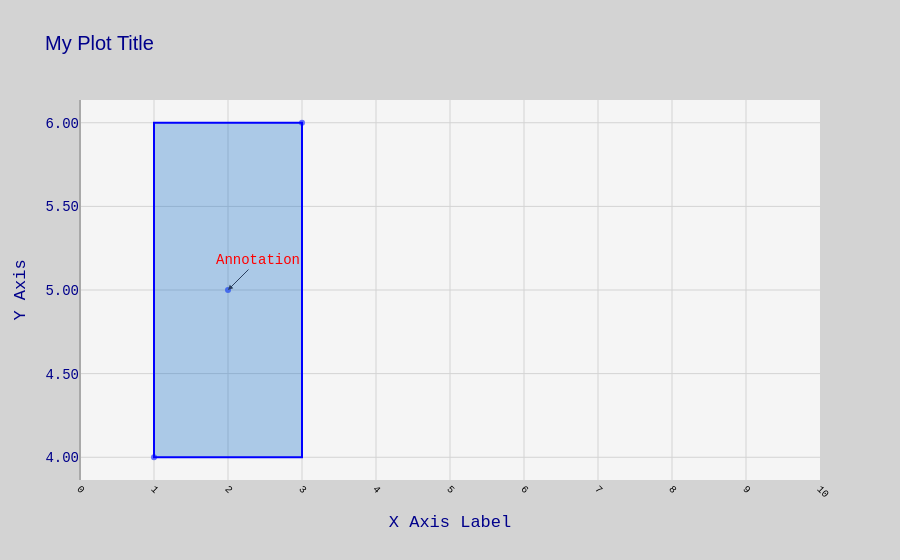

The cell this chart's notebook holds for it:
### Code cell
# shapes
fig.add_shape(
    type='rect',
    x0=1, x1=3, y0=4, y1=6,
    line=dict(color='blue'),
    fillcolor='rgba(0, 100, 200, 0.3)'
)

### Figure 1 — Plotly figure (JSON) as saved in the notebook; plotly's stock layout.template omitted (floating-point values rounded to 4 significant figures)
{"data": [{"mode": "markers", "type": "scatter", "x": [1, 2, 3], "y": [4, 5, 6]}], "layout": {"annotations": [{"arrowhead": 2, "ax": 30, "ay": -30, "font": {"color": "red", "size": 14}, "showarrow": true, "text": "Annotation", "x": 2, "y": 5}], "font": {"color": "darkblue", "family": "Courier New, monospace", "size": 14}, "hoverlabel": {"bgcolor": "white", "font": {"family": "Arial", "size": 14}, "namelength": -1}, "hovermode": "x unified", "legend": {"bgcolor": "rgba(255, 255, 255, 0.7)", "bordercolor": "black", "borderwidth": 1, "orientation": "h", "title": {"text": "Legend Title"}, "x": 1, "xanchor": "right", "y": 1.02, "yanchor": "bottom"}, "paper_bgcolor": "lightgray", "plot_bgcolor": "whitesmoke", "shapes": [{"fillcolor": "rgba(0, 100, 200, 0.3)", "line": {"color": "blue"}, "type": "rect", "x0": 1, "x1": 3, "y0": 4, "y1": 6}], "title": {"font": {"color": "darkblue", "family": "Arial", "size": 20}, "text": "My Plot Title"}, "xaxis": {"dtick": 1, "gridcolor": "lightgray", "range": [0, 10], "showgrid": true, "tick0": 0, "tickangle": 45, "tickfont": {"color": "black", "size": 10}, "tickmode": "linear", "title": {"text": "X Axis Label"}, "zeroline": true, "zerolinecolor": "darkgray"}, "yaxis": {"gridcolor": "lightgray", "showgrid": true, "tickformat": ".2f", "title": {"text": "Y Axis"}, "zeroline": true, "zerolinecolor": "darkgray"}}}
